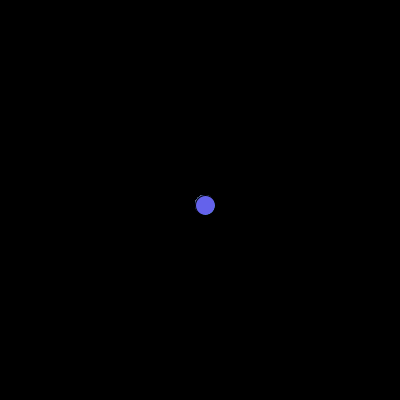
Frame 1 (no input)
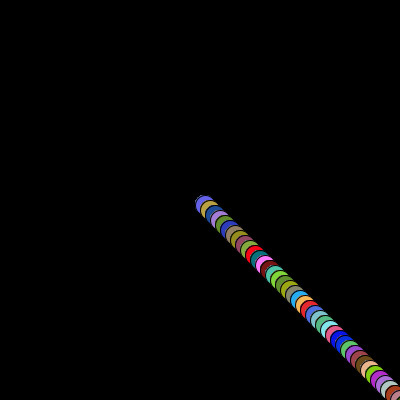
Frame 60 (the mouse pressed at the canvas centre just before this capture)
Frame 120 (the mouse held since frame 60 and released just before this capture): identical to frame 60, image omitted

The Processing sketch that drew these frames (run headless with seeded random() and noise(); from frame 60 on, the mouse is pressed at the canvas centre):

// Processing sketch: particle5745
// ── particle5745.pde
ArrayList<Particle> pSystem;

void setup(){
  size(400,400);
  background(0);
  pSystem = new ArrayList<Particle>();
  int nP = 100;
  for(int i = 0 ; i < nP ; i++){
    Particle newParticle = new Particle();
    pSystem.add(newParticle);
  }
}
void draw(){
 /* for(Particle theParticle : pSystem){
    // Nota : usamos el ciclo for abreviado
    //solo si NO se modifica el arrayList
   // dentro del ciclo
    theParticle.run();
  }
  */
  for( int i = pSystem.size()-1; i >= 0;i--){
    Particle theParticle = pSystem.get(i);
    if(theParticle.alive){
    theParticle.run();
    }else{
      pSystem.remove(theParticle);
    }
  }
  println("Particula: "+pSystem.size());
}

void mouseMoved(){
  Particle newParticle = new Particle(mouseX,mouseY);
    pSystem.add(newParticle);
  }
// ── Particle.pde
class Particle{
  float x,y,size,speedX,speedY,acc;
  boolean alive;
  Particle(){
    x = width/2;
    y = height/2;
    size = 20;
    speedX = 5;
    speedY = 5;
    acc = 0 ;
    alive =true;
  }
  Particle(float nx,float ny){
  x = nx;
    y = ny;
    size = 20;
    speedX = 5;
    speedY = 5;
    acc = 0 ;
    alive=true;
  }
  
  void run(){
    move();
    lifeSpan();
    // mostrarse o dibujarse
    paint();
}
void paint(){
  fill(random(0,255),random(0,255),random(0,255));
  ellipse(x,y,size,size);
 }
 void move(){
     y+=speedX;
     x+=speedY;
 }
 void lifeSpan(){
   if(this.y > height)
  alive=false;
  }
 }
